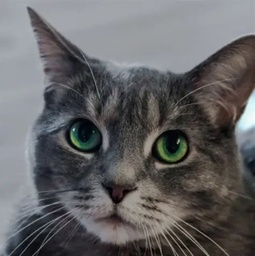
#> input picture gato.jpg, 255 x 256 px, shrunk from 590 x 592 before the run
$ python Q1.py
#> lines starting #> are read from the running program, lines starting #| are printed output that depends on the picture; after the words box and inside, x2 and y2 are one past the last pixel; in counts of white or black regions, pixels touching at a corner belong together
import cv2
import numpy as np

# =========================
# 1. LEITURA DAS IMAGENS
# =========================
img1 = cv2.imread("gato.jpg", 0)
#> img1: shape (256, 255); min 0, max 251, mean 99.2
img2 = cv2.imread("gato1.jpg", 0)
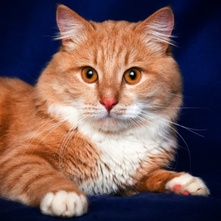
#> input picture gato1.jpg, 221 x 221 px, shrunk from 512 x 512 before the run
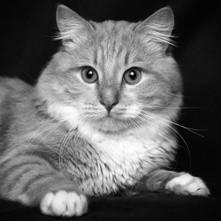
#> img2: shape (221, 221); min 0, max 255, mean 97.1

if img1 is None or img2 is None:
    raise ValueError("Imagens não encontradas!")

# garantir binário (0 e 255)
_, img1 = cv2.threshold(img1, 127, 255, cv2.THRESH_BINARY)
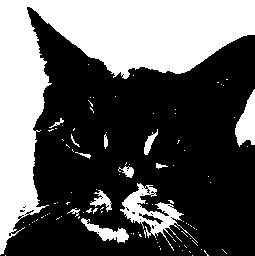
#> img1: shape (256, 255); 36.9% white; 98 white regions (85 under 20 px), largest, box (x1, y1, x2, y2) and area: (0, 0, 255, 255) 20733, (120, 183, 198, 251) 1355, (235, 89, 255, 147) 697
_, img2 = cv2.threshold(img2, 127, 255, cv2.THRESH_BINARY)
#> img2: shape (221, 221); 41.4% white; 51 white regions (45 under 20 px), largest, box (x1, y1, x2, y2) and area: (0, 17, 179, 203) 18237, (41, 180, 86, 215) 1047, (155, 170, 206, 194) 602, (31, 175, 55, 189) 101, (0, 88, 7, 102) 38, (56, 170, 65, 178) 36

# =========================
# 2. ELEMENTOS ESTRUTURANTES
# =========================
kernels = {
    "3x3": np.ones((3, 3), np.uint8),
    "5x5": np.ones((5, 5), np.uint8),
    "15x15": np.ones((15, 15), np.uint8),
}

# =========================
# 3. EROSÃO MANUAL
# =========================
def erosion(img, kernel):
    h, w = img.shape
    kh, kw = kernel.shape
    pad_h, pad_w = kh // 2, kw // 2

    padded = np.pad(img, ((pad_h, pad_h), (pad_w, pad_w)), mode='constant')

    result = np.zeros_like(img)

    for i in range(h):
        for j in range(w):
            region = padded[i:i+kh, j:j+kw]

            # erosão: todos pixels devem ser 255
            if np.all(region[kernel == 1] == 255):
                result[i, j] = 255
            else:
                result[i, j] = 0

    return result

# =========================
# 4. DILATAÇÃO MANUAL
# =========================
def dilation(img, kernel):
    h, w = img.shape
    kh, kw = kernel.shape
    pad_h, pad_w = kh // 2, kw // 2

    padded = np.pad(img, ((pad_h, pad_h), (pad_w, pad_w)), mode='constant')

    result = np.zeros_like(img)

    for i in range(h):
        for j in range(w):
            region = padded[i:i+kh, j:j+kw]

            # dilatação: se algum pixel é 255
            if np.any(region[kernel == 1] == 255):
                result[i, j] = 255
            else:
                result[i, j] = 0

    return result

# =========================
# 5. PROCESSAMENTO COMPLETO
# =========================
def process(img, name):

#> called with name = 'img1'
    for kname, kernel in kernels.items():

        # erosão e dilatação
        eroded = erosion(img, kernel)
        dilated = dilation(img, kernel)

        # abertura = erosão + dilatação
        opening = dilation(eroded, kernel)

        # fechamento = dilatação + erosão
        closing = erosion(dilated, kernel)

        # =========================
        # SALVAMENTO
        # =========================
        cv2.imwrite(f"{name}_erosion_{kname}.png", eroded)
        cv2.imwrite(f"{name}_dilation_{kname}.png", dilated)
        cv2.imwrite(f"{name}_opening_{kname}.png", opening)
        cv2.imwrite(f"{name}_closing_{kname}.png", closing)
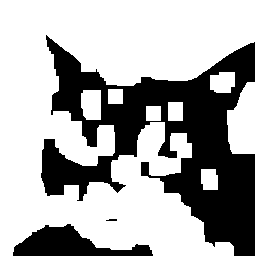
#> dilated: shape (256, 255); 66.6% white; 3 black regions (1 under 20 px), largest, box (x1, y1, x2, y2) and area: (41, 35, 255, 256) 19433, (13, 224, 153, 256) 2333
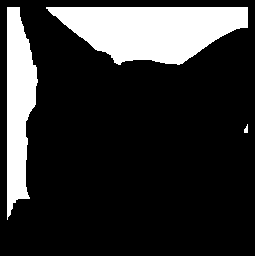
#> eroded: shape (256, 255); 19% white; 3 white regions, box (x1, y1, x2, y2) and area: (46, 7, 248, 65) 8041, (7, 7, 38, 220) 4329, (244, 124, 248, 133) 25

# =========================
# 6. EXECUÇÃO NAS 2 IMAGENS
# =========================
process(img1, "img1")
process(img2, "img2")
#> call 2 of process, with name = 'img2'
#> after the loop in process (call 2), `for kname, kernel in kernels.items():`:
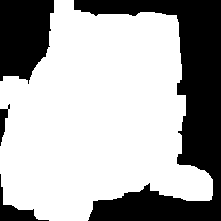
#> dilated: shape (221, 221); 67.4% white; 4 black regions, box (x1, y1, x2, y2) and area: (74, 0, 221, 221) 11585, (0, 0, 54, 84) 3601, (0, 174, 49, 221) 542, (0, 104, 10, 146) 183
#> after the loop in process (call 2), `for kname, kernel in kernels.items():`:
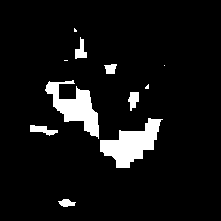
#> eroded: shape (221, 221); 7.3% white; 11 white regions (4 under 20 px), largest, box (x1, y1, x2, y2) and area: (100, 118, 163, 168) 1529, (45, 80, 99, 139) 1362, (30, 125, 58, 136) 162

print("Processamento concluído!")
